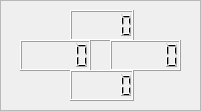
  <widget class="QFrame" name="joystick_frame">
   <property name="geometry">
    <rect>
     <x>810</x>
     <y>570</y>
     <width>201</width>
     <height>111</height>
    </rect>
   </property>
   <property name="frameShape">
    <enum>QFrame::StyledPanel</enum>
   </property>
   <property name="frameShadow">
    <enum>QFrame::Raised</enum>
   </property>
   <widget class="QLCDNumber" name="joy_lcd_forward">
    <property name="geometry">
     <rect>
      <x>70</x>
      <y>10</y>
      <width>64</width>
      <height>31</height>
     </rect>
    </property>
    <property name="font">
     <font>
      <pointsize>18</pointsize>
     </font>
    </property>
   </widget>
   <widget class="QLCDNumber" name="joy_lcd_left">
    <property name="geometry">
     <rect>
      <x>20</x>
      <y>40</y>
      <width>71</width>
      <height>31</height>
     </rect>
    </property>
    <property name="font">
     <font>
      <pointsize>18</pointsize>
     </font>
    </property>
   </widget>
   <widget class="QLCDNumber" name="joy_lcd_right">
    <property name="geometry">
     <rect>
      <x>110</x>
      <y>40</y>
      <width>71</width>
      <height>31</height>
     </rect>
    </property>
    <property name="font">
     <font>
      <pointsize>18</pointsize>
     </font>
    </property>
   </widget>
   <widget class="QLCDNumber" name="joy_lcd_back">
    <property name="geometry">
     <rect>
      <x>70</x>
      <y>70</y>
      <width>64</width>
      <height>31</height>
     </rect>
    </property>
    <property name="font">
     <font>
      <pointsize>18</pointsize>
     </font>
    </property>
   </widget>
  </widget>
